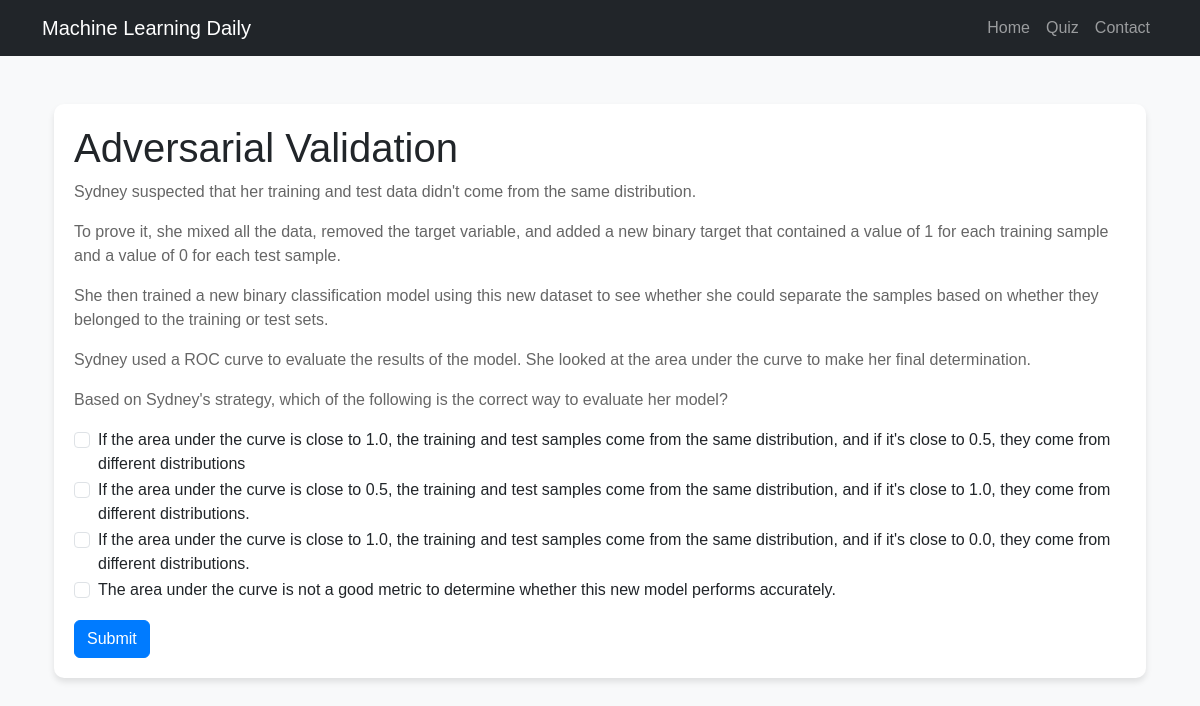
The app's page /quiz/question/25/ with its own data.
### quiz/models.py (models this page shows, shortened)
class Question(models.Model):
    title = models.CharField(max_length=255)
    text = models.TextField()
    explanation = models.TextField()
    class Meta:
        ordering = ['title']  # Order questions by title in the admin

class Answer(models.Model):
    question = models.ForeignKey(Question, on_delete=models.CASCADE)
    text = models.CharField(max_length=500)
    is_correct = models.BooleanField(default=False)

### quiz/views.py (the view, shortened to what this page needs)
# urls.py: path('question/<int:question_id>/', views.question_detail, name='question_detail'),
def question_detail(request, question_id):
    question = get_object_or_404(Question, id=question_id)
    correct_answers = question.answer_set.filter(is_correct=True)
    user_is_correct = False
    selected_answers = []
    return render(request, 'quiz/detail.html', {
        'question': question,
        'user_is_correct': user_is_correct,
        'selected_answers': selected_answers,
    })

### quiz/templatetags/markdown_extras.py (called while the page is built)
@register.filter
def markdownify(text):
    return markdown.markdown(text, extensions=['extra'])

### quiz/templates/quiz/detail.html (shortened to what this page needs)
{% extends "base.html" %}
{% load markdown_extras %}
{% block content %}
<div class="container">
    <div class="quiz-card">
        <h1>{{ question.title }}</h1>
        <div>{{ question.text|markdownify|safe }}</div>
        <form method="post">
            {% for answer in question.answer_set.all %}
                <div class="form-check">
                    {% if not messages %}
                        <input class="form-check-input" type="checkbox" name="answer" value="{{ answer.id }}">
                        <label class="form-check-label">{{ answer.text }}</label>
                    {% endif %}
                </div>
            {% endfor %}
            {% if not messages %}
                <button type="submit" class="btn btn-primary mt-3">Submit</button>
            {% endif %}
        </form>
    </div>
</div>
{% endblock %}

### static/quiz/css/styles.css (style rules this page uses)
body { font-family: Arial, sans-serif; background-color: #f8f9fa; }
.quiz-card { background-color: #fff; border-radius: 10px; box-shadow: 0 4px 6px rgba(0, 0, 0, 0.1); padding: 20px; margin-bottom: 20px; }
.quiz-card p { color: #666; }
.btn-primary { background-color: #007bff; border-color: #007bff; }

### records on screen
Question: title "Adversarial Validation", text "Sydney suspected that her training and test data didn't come from the same distribution. To prove it, she mixed all the data, removed the target variable, and added a new binary target that contained a value of 1 for each training sample and a value of 0 for each test sample. She then trained a new binary classification model using this new dataset to see whether she could separate the samples based on whether they belonged to the training or test sets. Sydney used a ROC curve to evaluate the results of the model. She looked at the area under the curve to make her final determination. Based on Sydney's strategy, which of the following is the correct way to evaluate her model?"
Answer: text "If the area under the curve is close to 1.0, the training and test samples come from the same distribution, and if it's close to 0.5, they come from different distributions"
Answer: text "If the area under the curve is close to 0.5, the training and test samples come from the same distribution, and if it's close to 1.0, they come from different distributions."
Answer: text "If the area under the curve is close to 1.0, the training and test samples come from the same distribution, and if it's close to 0.0, they come from different distributions."
Answer: text "The area under the curve is not a good metric to determine whether this new model performs accurately."
